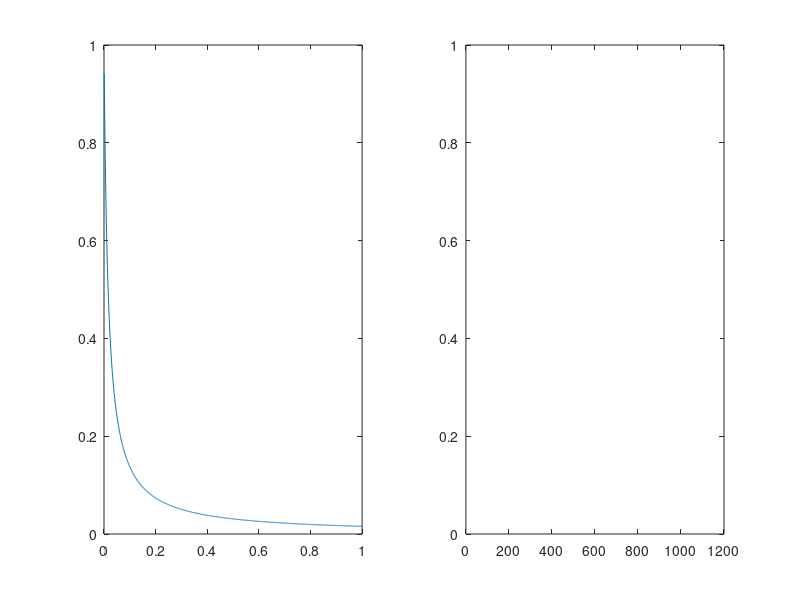

Source code (MATLAB):
close all;clear all;clc;
vin=10;
f=0:0.001:1;
omc=1./(2*pi.*f*10e-6);
vout=omc./(omc+1e6);
subplot(1,2,1);
plot(f,vout);
subplot(1,2,2);
plot(abs(fft(vout)))